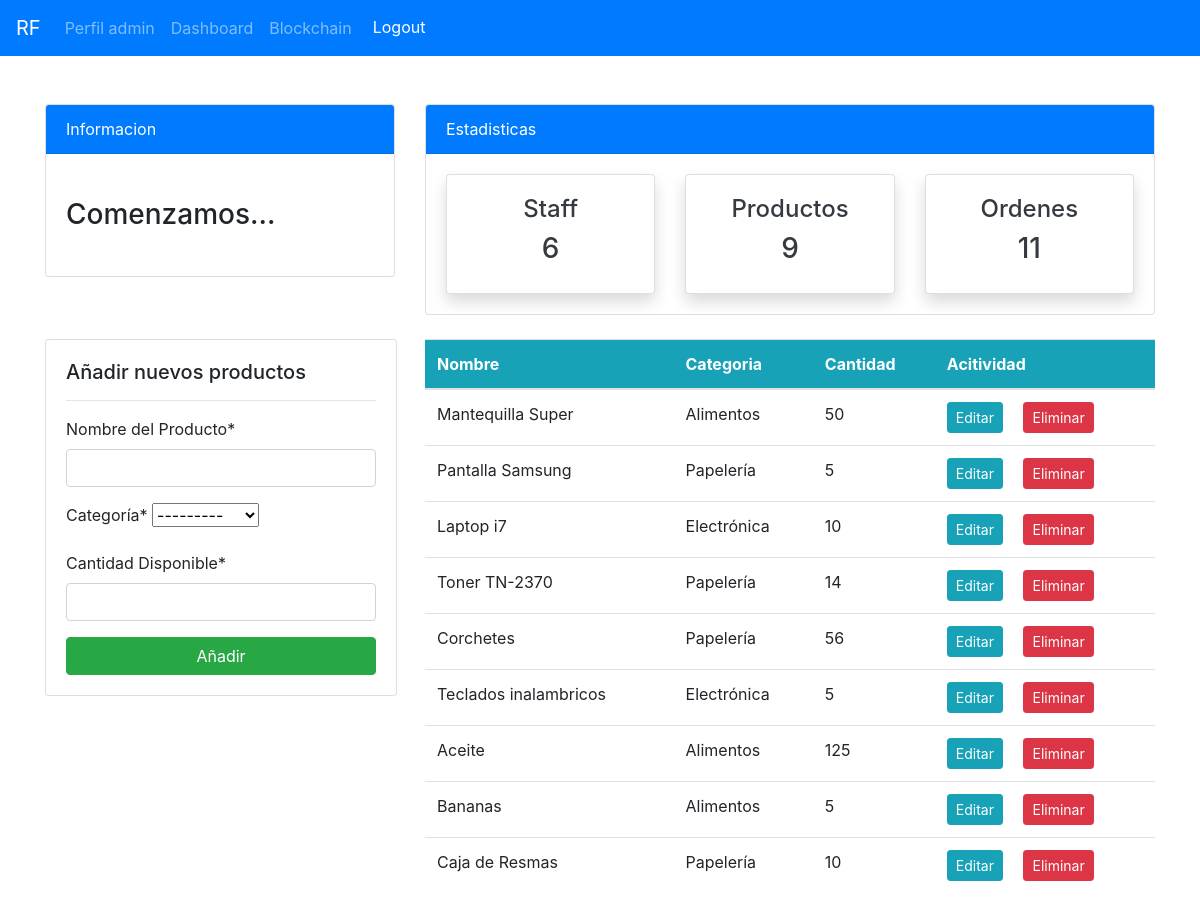
Page /productos/ (signed in) on the committed database.
### api/models.py (models this page shows, shortened)
class Product(models.Model):
    name = models.CharField(max_length=100, null=True)
    quantity = models.PositiveIntegerField(null=True)
    category = models.CharField(max_length=50, choices=CATEGORY, null=True)

### api/views.py (the view)
# urls.py: path("productos/", views.productos, name = "api-productos"),
@login_required(login_url='user-login')
def productos(request):
    items = Product.objects.all() #usando ORM
    workers_count = User.objects.all().count()
    orders_count = Order.objects.all().count()
    item_count = items.count()
    CATEGORY_TRANSLATIONS = {
    'Food': 'Alimentos',
    'Electronics': 'Electrónica',
    'Stationary': 'Papelería',
    }
    for item in items:
        item.category = CATEGORY_TRANSLATIONS.get(item.category, item.category)
    if request.method == "POST":
        form = ProductForm(request.POST)
        if form.is_valid():
            form.save()
            product_name = form.cleaned_data.get('name')
            messages.success(request, f'{product_name} ha sido añadido con exito')
            return redirect("api-productos")
    else:
        form = ProductForm()
    context = {
        'items': items,
        'form': form,
        'workers_count':workers_count,
        'orders_count':orders_count,
        'item_count':item_count,
    }
    return render(request, "dashboard/productos.html", context)

### api/forms.py
class ProductForm(forms.ModelForm):
    class Meta:
        model = Product
        fields = ['name', 'category', 'quantity']
        labels = {
            'name': 'Nombre del Producto',     # Cambia "name" a "Nombre del Producto"
            'category': 'Categoría',           # Cambia "category" a "Categoría"
            'quantity': 'Cantidad Disponible', # Cambia "quantity" a "Cantidad Disponible"
        }

### api/models.py (called while the page is built)
    def get_queryset(self):
        return OrderQuerySet(self.model, using=self._db)

### templates/dashboard/productos.html (shortened to what this page needs)
{% extends 'partials/base.html' %}
{% load crispy_forms_tags %}
{% block content %}
{% include 'partials/topnav.html' %}
<div class="container">
<div class="row my-4">
    <div class="col-md-4">
        <div class="card" style="width: 22rem;">
            <div class="card-body">
            <h5>Añadir nuevos productos</h5>
            <hr>
            <form method="POST">
                {{ form|crispy }}
                <input class="btn btn-success btn-block" type="submit" value="Añadir">
            </form>
        </div>
    </div>
</div>
    <div class="col-md-8">
        <table class="table bg-white">
            <thead class="bg-info text-white">
                <tr>
                    <th scope="col">Nombre</th>
                    <th scope="col">Categoria</th>
                    <th scope="col">Cantidad</th>
                    <th scope="col">Acitividad</th>
                </tr>
            </thead>
            <tbody>
                {% for item in items %}
                <tr>
                    <td>{{ item.name }}</td>
                    <td>{{ item.category }}</td>
                    <td>{{ item.quantity }}</td>
                    <td>
                        <a class="btn btn-info btn-sm mr-2"
                            href="{% url 'api-productos-update' item.id %}">Editar</a>
                        <a class="btn btn-danger btn-sm ml-2"
                            href="{% url 'api-productos-delete' item.id %}">Eliminar</a>
                    </td>
                </tr>
                {% endfor %}
            </tbody>
        </table>
    </div>
</div>
</div>
{% endblock %}

### templates/partials/nav.html (shortened to what this page needs)
<!DOCTYPE html>
<html lang="es">
<head>
    <link rel="stylesheet" href="https://stackpath.bootstrapcdn.com/bootstrap/4.5.2/css/bootstrap.min.css">
</head>
<body>
  {% load crispy_forms_tags %}
<nav class="navbar navbar-expand-lg navbar-dark bg-primary pl-3">
  <a class="navbar-brand" href="{% url "api-index" %}">RF</a>
  {% if user.is_authenticated %}
  <ul class="navbar-nav mr-0">
    <li class="nav-item">
      <a class="nav-link" href={% url "user-perfil" %}>Perfil {{ user.username }} </a>
    </li>
    <li class="nav-item">
      <a class="nav-link" href={% url "api-index" %}>Dashboard</a>
    </li>
    <li class="nav-item">
        {% if  user.is_authenticated and user.is_staff and user.is_superuser%}
        <a class="nav-link" href={% url "blockchain-dashboard" %}>Blockchain</a>
        {% endif %}
      </li>
      <li class="nav-item">
          <form method="post" action="{% url 'user-logout' %}">
          <button type="submit" class="btn btn-primary">Logout</button></form>
    </li>
  </ul>
    {% endif %}
</nav>
</body>

### static/style.css (style rules this page uses)
body { background: rgb(255,255,255); }

### rows in the picture
Product: name "Mantequilla Super", category "Alimentos", quantity "50"
Product: name "Pantalla Samsung", category "Papelería", quantity "5"
Product: name "Laptop i7", category "Electrónica", quantity "10"
Product: name "Toner TN-2370", category "Papelería", quantity "14"
Product: name "Corchetes", category "Papelería", quantity "56"
Product: name "Teclados inalambricos", category "Electrónica", quantity "5"
Product: name "Aceite", category "Alimentos", quantity "125"
Product: name "Bananas", category "Alimentos", quantity "5"
Product: name "Caja de Resmas", category "Papelería", quantity "10"

### other values in the picture
{{ user.username }} "admin"
{{ workers_count }} "6"
{{ item_count }} "9"
{{ orders_count }} "11"
